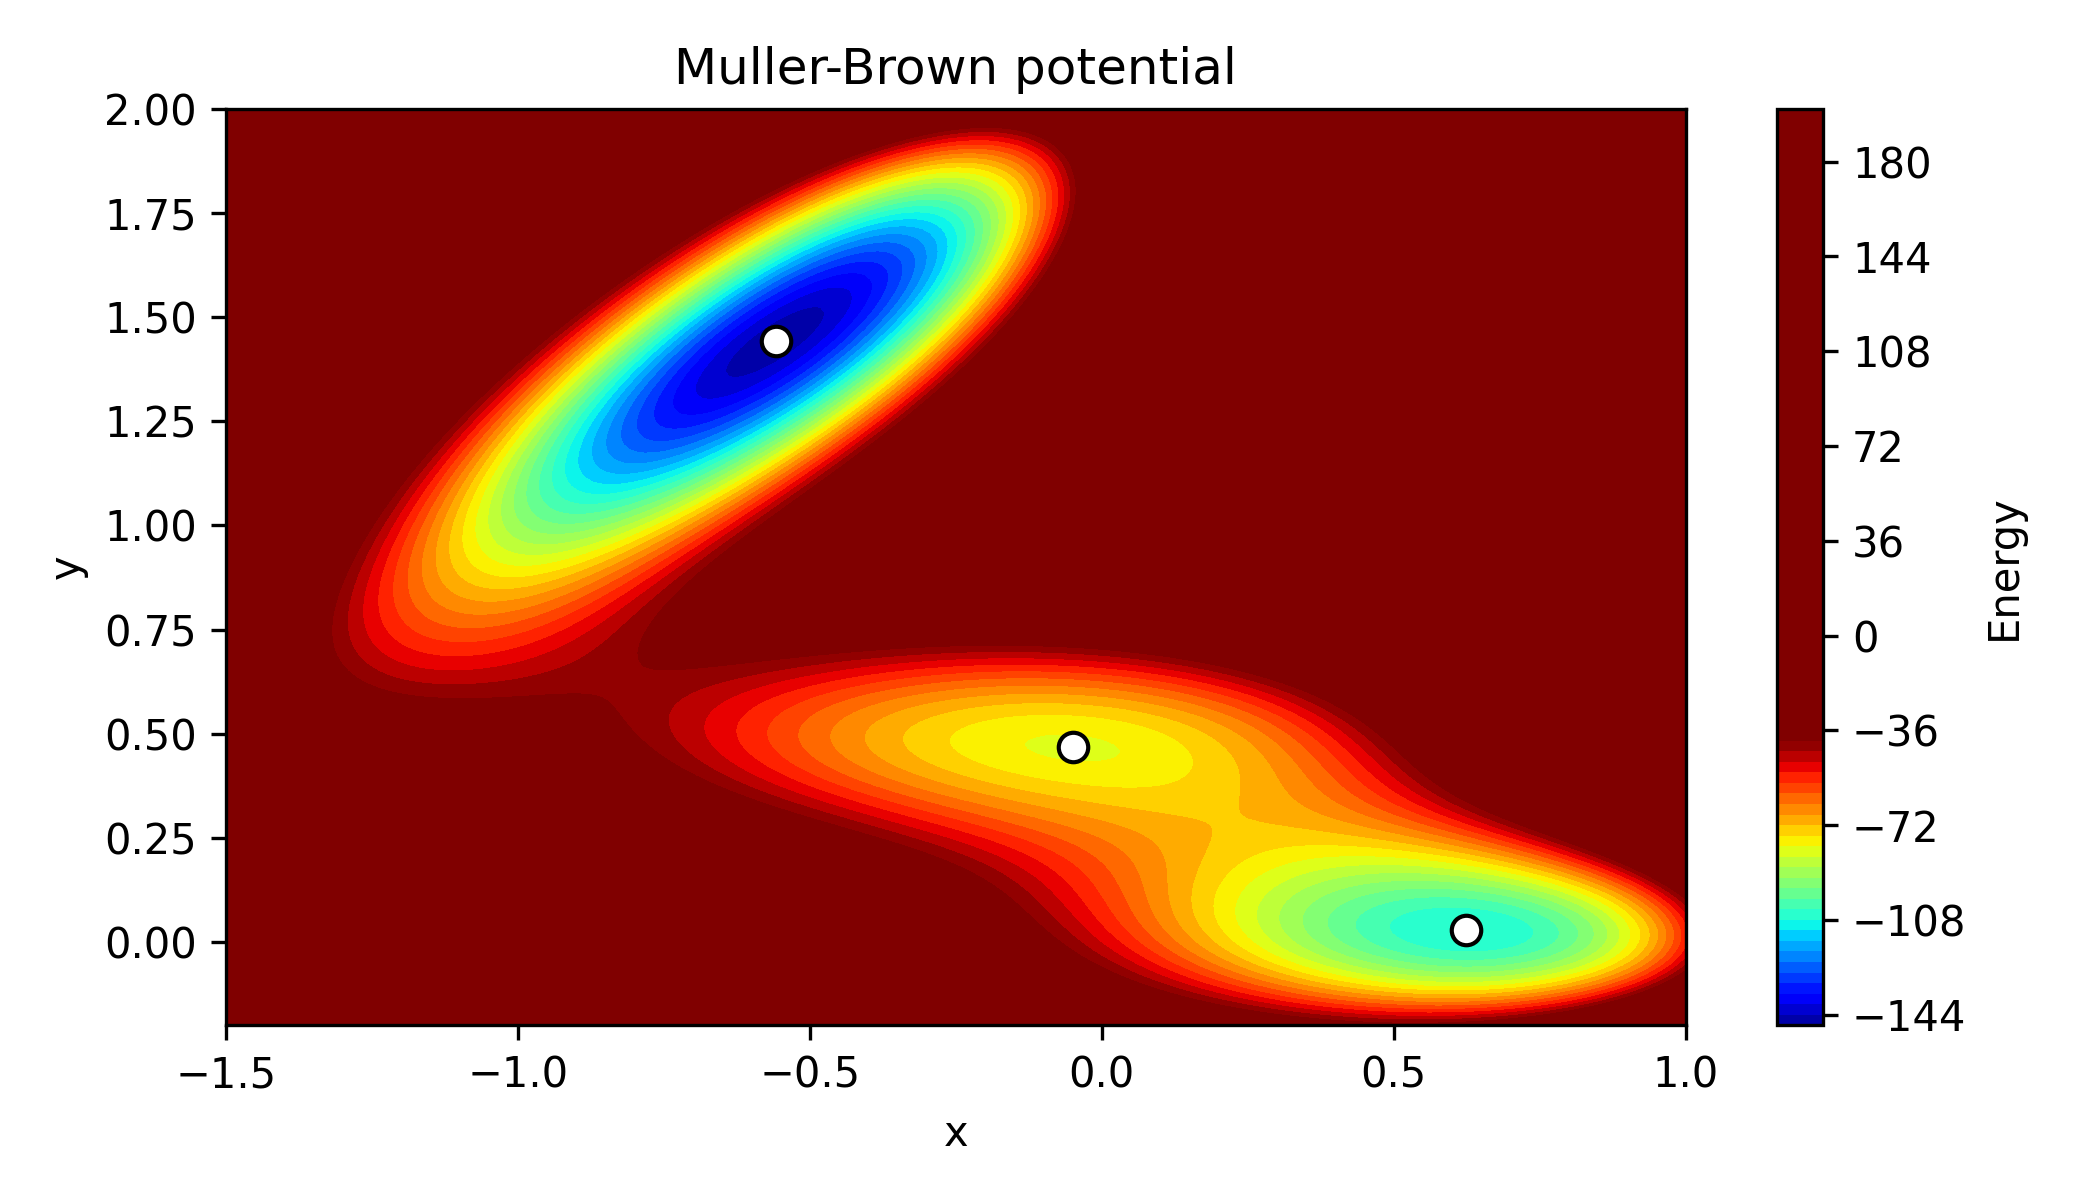

Recreate this plot in Python.
"""Plot the Muller-Brown potential energy surface."""

from pathlib import Path

import jax.numpy as jnp
import matplotlib.pyplot as plt
import numpy as np

from jax_pdf import MullerBrown

mb = MullerBrown(beta=1.0)

xgrid = np.linspace(-1.5, 1.0, 200)
ygrid = np.linspace(-0.2, 2.0, 200)
X, Y = np.meshgrid(xgrid, ygrid)
points = jnp.stack([X.ravel(), Y.ravel()], axis=-1)

# Energy U = -log_p (since log_p = -beta * U and beta=1)
E = -np.array(mb(points)).reshape(X.shape)
E = np.minimum(E, 200.0)

fig, ax = plt.subplots(figsize=(7, 4))
cf = ax.contourf(X, Y, E, levels=100, cmap="jet", vmin=-150, vmax=-40)
fig.colorbar(cf, ax=ax, label="Energy")

# Mark the three minima
minima = np.array([[-0.558, 1.442], [0.624, 0.028], [-0.050, 0.467]])
ax.scatter(minima[:, 0], minima[:, 1], c="white", edgecolors="black", s=50, zorder=5)

ax.set_xlabel("x")
ax.set_ylabel("y")
ax.set_title("Muller-Brown potential")

fig.tight_layout()
output_path = Path(__file__).with_name("muller_brown_potential.png")
fig.savefig(output_path, dpi=300)
print(f"Saved {output_path}")
